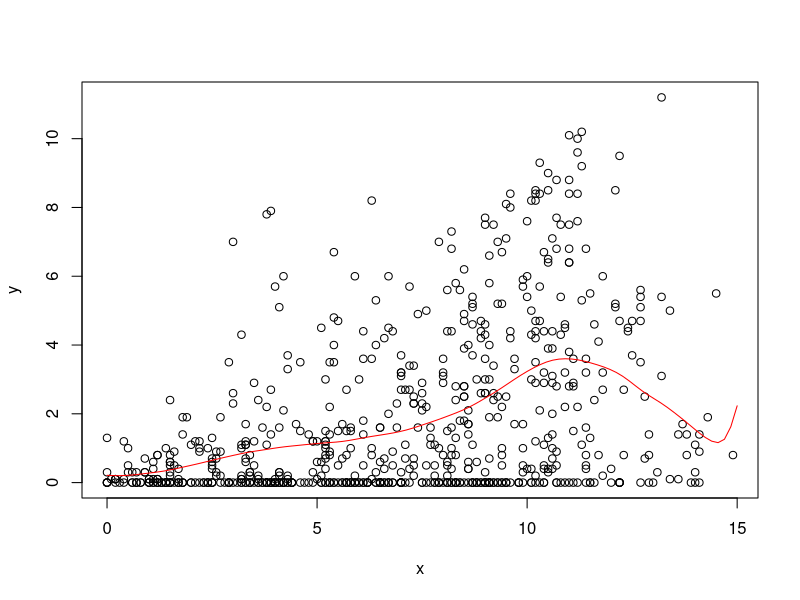
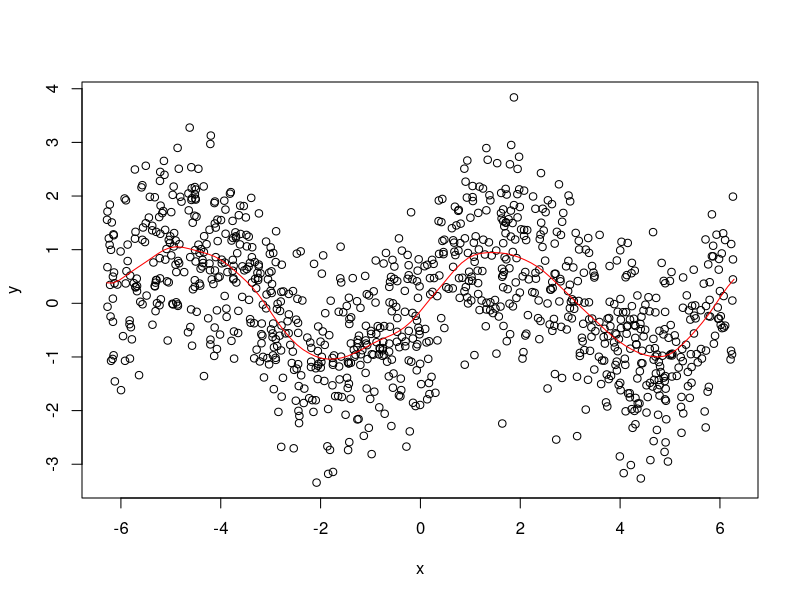

These charts were generated, in order, by the following R code:
# STAT-S 610
# LAB 3
# 2020-10-02
# https://jfukuyama.github.io/teaching/stat610/assignments/lab3.pdf

# --- functions --- #

#' @param x (numeric) vector of same length as y
#' @param y (numeric) vector of same length as y
#' @param z (numeric) vector, can be of a different length
#' @param omega (numeric) must be a scalar
#' @return (numeric) vector of the same length as z
llr <- function(x, y, z, omega) {
  fits <- sapply(z, compute_f_hat, x, y, omega)
  return(fits)
}

#' @param z (numeric) must be a scalar
#' @param x (numeric) vector of the same length as y
#' @param y (numeric) vector of the same length as x
#' @param omega (numeric) must be a scalar
#' @return (numeric) scalar
compute_f_hat <- function(z, x, y, omega) {
  Wz <- diag(make_weight_matrix(z, x, omega))
  X <- make_predictor_matrix(x)
  f_hat <- c(1, z) %*% solve(t(X) %*% sweep(x = X, MARGIN = 1, STATS = Wz, FUN = "*")) %*% t(X) %*% (Wz * y)
  return(f_hat)
}

#' @param z (numeric) must be a scalar
#' @param x (numeric) vector of arbitrary length
#' @param omega (numeric) must be a scalar
#' @return (numeric) a diagonal matrix
make_weight_matrix <- function(z, x, omega) {
  r <- abs(x - z) / omega  # this is a vector of the same length as x
  w <- sapply(r, W)  # this is a vector of the same length as x and r
  Wz <- diag(w)  # this is a diagonal matrix with elements from w
  return(Wz)
}

#' @param r (numeric) must be a scalar
#' @return (numeric) scalar
W <- function(r) {
  if (abs(r) < 1) {
    return((1 - abs(r) ** 3) ** 3)
  } else {
    return(0)
  }
}

#' @param x (numeric) vector of arbitrary length
#' @return (numeric) matrix with 2 columns and rows equal to length of x
make_predictor_matrix <- function(x) {
  n <- length(x)
  return(cbind(rep(1, n), x))
}


# --- example 1 --- #

# get the data
data(french_fries, package = 'reshape2')
french_fries <- na.omit(french_fries)

# input data
x <- french_fries$potato
y <- french_fries$buttery

# space along which to smooth
z <- seq(0, 15, length.out = 100)

# run smoothing
fits <- llr(z = z, x = x, y = y, omega = 2)

# plot the data and the smoother
plot(x, y)
lines(z, fits, col = 'red')


# --- example 2 --- #

# noisy sine wave
x <- runif(1000, -2 * pi, 2 * pi)
y <- sin(x) + rnorm(length(x))

# space along which to smooth
z <- seq(-2 * pi, 2 * pi, length.out = 100)

# run smoothing
fits <- llr(z = z, x = x, y = y, omega = pi / 3)

# plot the data and the smoother
plot(x, y)
lines(z, fits, col = 'red')
